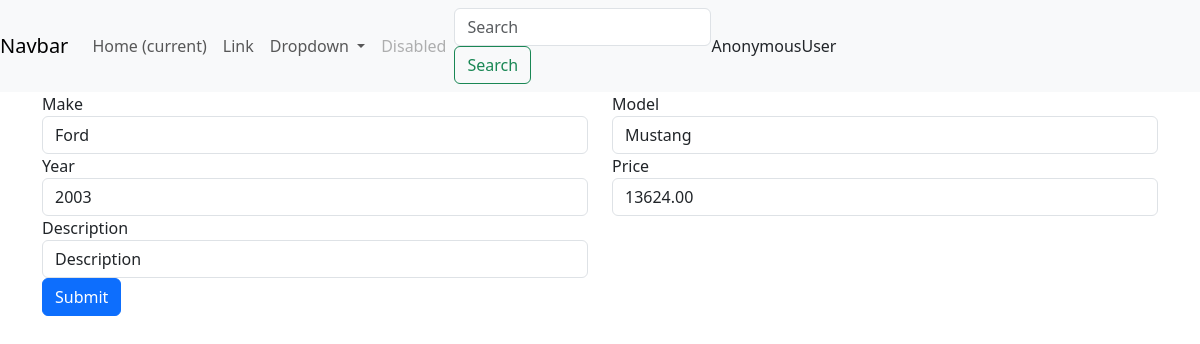
The page /car/2/edit/ on the database its author committed.
### inventory/models.py (models this page shows)
class Car(models.Model):
    person = models.ForeignKey(User, on_delete=models.CASCADE)
    make = models.CharField(max_length=100)
    carModel = models.CharField(max_length=100)
    year = models.IntegerField()
    price = models.DecimalField(max_digits=10, decimal_places=2)
    description = models.CharField(max_length=500)
    def __str__(self):
        return self.make + ' ' + self.carModel

### inventory/views.py (the view)
# urls.py: path('car/<int:id>/edit/', views.car_edit, name='car_edit'),
def car_edit(request, id):
    car = get_object_or_404(Car, pk=id)
    print(car)
    if request.method == 'POST':
        form = inventoryForm(request.POST, instance=car)
        form.save()
    else:
        form = inventoryForm(instance=car)
    context = {
        'form': form,
    }
    return render(request, 'inventory/add_car.html', context)

### inventory/forms.py
class inventoryForm(forms.ModelForm):
    class Meta:
        model = Car
        fields = ['make', 'carModel', 'year', 'price', 'description']
    make = forms.CharField(
        max_length=100,
        widget=forms.TextInput(attrs={'class': 'form-control'})
    )
    carModel = forms.CharField(
        max_length=100,
        widget=forms.TextInput(attrs={'class': 'form-control'})
    )
    year = forms.IntegerField(
        widget=forms.NumberInput(attrs={'class': 'form-control'})
    )
    price = forms.DecimalField(
        widget=forms.NumberInput(attrs={'class': 'form-control'})
    )
    description = forms.CharField(
        max_length=500,
        widget=forms.TextInput(attrs={'class': 'form-control'})
    )

### templates/inventory/add_car.html (shortened to what this page needs)
{% extends 'base.html' %}
{% block content %}
   <div class="container">
    <form method="post">
        <div class="row">
            <div class="col-6">
                <label class="control-label" for="make">Make</label>
                {{form.make}}
            </div>
            <div class="col-6">
                <label class="control-label" for="carModel">Model</label>
                {{form.carModel}}
            </div>
        </div>
        <div class="row">
            <div class="col-6">
                <label class="control-label" for="year">Year</label>
                {{form.year}}
            </div>
            <div class="col-6">
                <label class="control-label" for="price">Price</label>
                {{form.price}}
            </div>
        </div>
        <div class="row">
            <div class="col-6">
                <label class="control-label" for="description">Description</label>
                {{form.description}}
            </div>
        </div>
        <button type="submit" class="btn btn-primary">Submit</button>
    </form>
   </div>
{% endblock %}

### rows shown on the page
Car: make "Ford", carModel "Mustang", year "2003", price "13624.00", description "Description"

### other values the page prints
{{ request.user }} "AnonymousUser"
